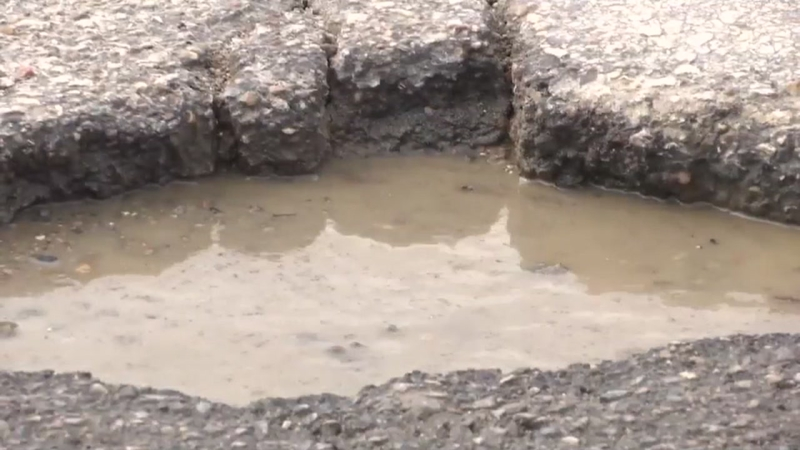
#> input picture potholes/101.jpg, 800 x 450 px; its folder holds only this picture in this run
$ jupyter execute --allow-errors entregaCV.ipynb
#> lines starting #> are read from the running program, lines starting #| are printed output that depends on the picture
# Importações Iniciais e criação de descritor para HOG

[cell 1]
import matplotlib.pyplot as plt
import numpy as np
from skimage import data, exposure

from sklearn.datasets import load_iris, load_digits
from sklearn.model_selection import train_test_split
from sklearn.metrics import accuracy_score
import cv2
#window, block, blockStride,cell, bins
#hog = cv2.HOGDescriptor((25, 25), (14, 14), (7, 7), (14, 14), 8)
hog = cv2.HOGDescriptor((32, 32), (8, 8), (4, 4), (8, 8), 8)
#a janela tem um tamanho diferente do artigo pois 25x25 não funciona com o método do opencv,
#já que não é multiplo dos outros tamanhos

#usei o mais proximo acima

# Pega dados de um arquivo de imagem e cria array numpy para guardar os resultados

[cell 2]
import glob
size = 200, 200
hasPothole = []

i = 0;

potholeFolderSize = len(glob.glob('potholes/*.jpg'))

firstFileName = ""
for filename in glob.glob('potholes/*.jpg'):
    firstFileName = filename
    break


im=cv2.imread(firstFileName)
#> im is the input picture: shape (450, 800, 3); mean B, G, R 143.8, 152.9, 165.6

im_r= cv2.cvtColor(im, cv2.COLOR_BGR2GRAY)
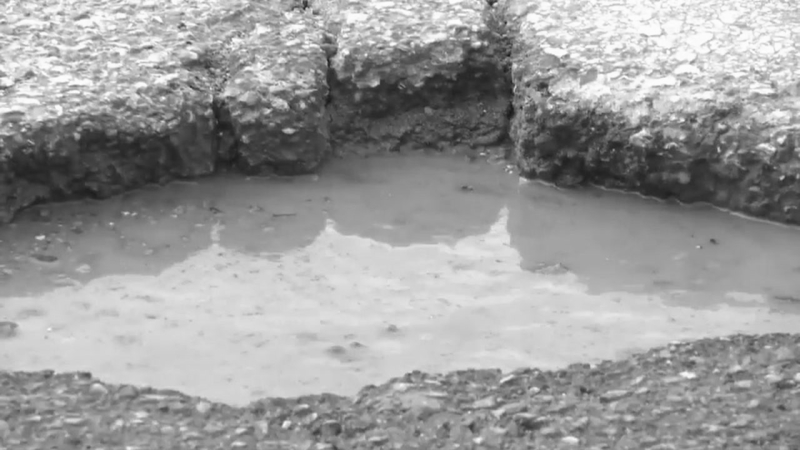
#> im_r: shape (450, 800); min 24, max 253, mean 155.7
image_resized = cv2.resize(im_r, (size))
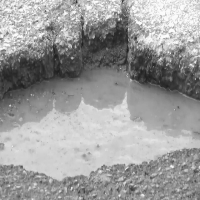
#> image_resized: shape (200, 200); min 30, max 252, mean 155.6
hogImage = hog.compute(image_resized).reshape(1, -1)


potHoleImageDimensions =hogImage.shape[1]
#> potHoleImageDimensions = 189728

potholeData = np.zeros((potholeFolderSize, potHoleImageDimensions))

# Calcula HOG para todas as imagens de buracos na pasta. Segue o seguinte processo: Lê imagem, converte para tons de cinza, redimensiona para 200x200 e por fim calcula HOG

[cell 3]
i = 0;
for filename in glob.glob('potholes/*.jpg'):


    im=cv2.imread(filename)
    #print(filename)
    im_r= cv2.cvtColor(im, cv2.COLOR_BGR2GRAY)


    image_resized = cv2.resize(im_r, (size))
    hasPothole.append(image_resized)
    potholeData[i] = (hog.compute(image_resized).reshape(1, -1))
    i= i + 1

# Mesmo processo acima mas para imagens sem buracos

[cell 4]
normalRoadsFolderSize = len(glob.glob('normal/*.jpg'))

for filename in glob.glob('normal/*.jpg'):
    firstFileName = filename
    break


im=cv2.imread(firstFileName)

im_r= cv2.cvtColor(im, cv2.COLOR_BGR2GRAY)
image_resized = cv2.resize(im_r, (size))
hogImage = hog.compute(image_resized).reshape(1, -1)


normalRoadsmageDimensions =hogImage.shape[1]
#> normalRoadsmageDimensions = 189728

normalRoadsData = np.zeros((normalRoadsFolderSize, normalRoadsmageDimensions))
#> normalRoadsData = empty array

[cell 5]
i = 0;
for filename in glob.glob('normal/*.jpg'):

    #print(filename)
    im=cv2.imread(filename)
   # im = np.asarray(im, dtype=np.uint8)

    im_r= cv2.cvtColor(im, cv2.COLOR_BGR2GRAY)


    image_resized = cv2.resize(im_r, (size))
    #hasPothole.append(image_resized)
    normalRoadsData[i] = (hog.compute(image_resized).reshape(1, -1))
    i= i + 1

# Cria dados para treinamento e efetua teste com GaussianNB. Faz Predição de imagem sem buraco (0), e imagem com buraco (1)

[cell 6]
from itertools import chain
X_train = np.array([hogData
                    for hogData in chain(potholeData,
                                    normalRoadsData)])
y_train = np.zeros(X_train.shape[0])
#> y_train = [0]
y_train[:potholeData.shape[0]] = 1

from sklearn.naive_bayes import GaussianNB
from sklearn.model_selection import cross_val_score

gnb = GaussianNB()
gnb.fit(X_train, y_train)

#sem buraco
im=cv2.imread("normal/115.jpg")
#> (the rest of this cell did not finish here and is left out)

$ run again, on potholes/119.jpg
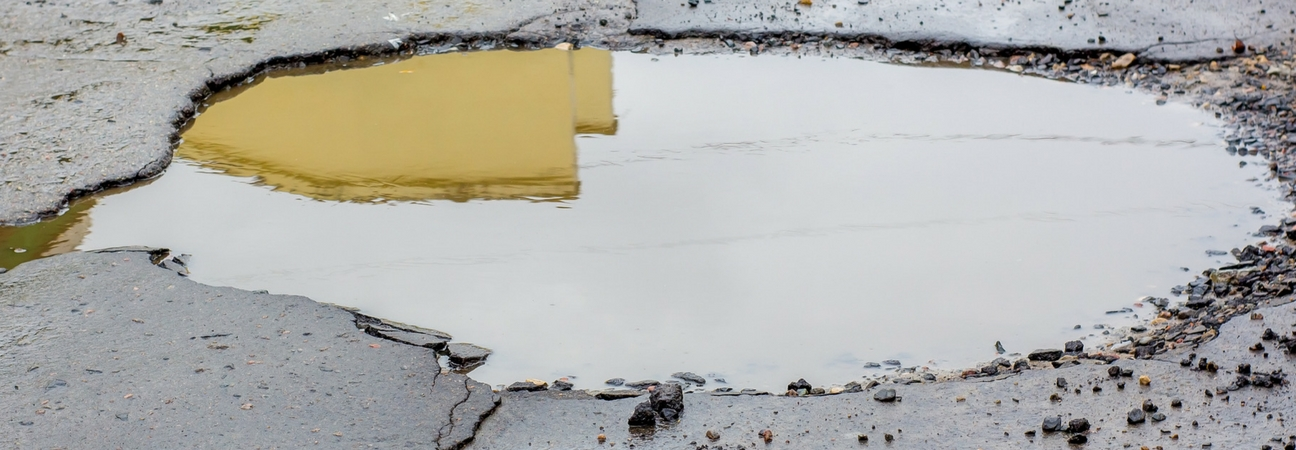
#> input picture potholes/119.jpg, 1296 x 450 px
#> im is the input picture: shape (450, 1296, 3); mean B, G, R 170, 174.5, 174.8
#> `im_r= cv2.cvtColor(im, cv2.COLOR_BGR2GRAY)`:
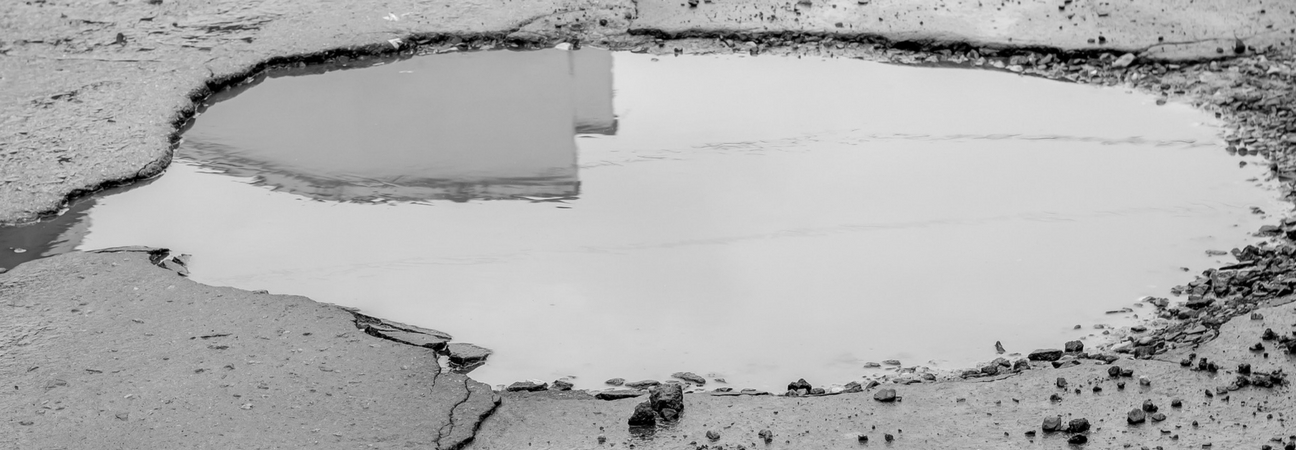
#> im_r: shape (450, 1296); min 0, max 250, mean 174.1
#> `image_resized = cv2.resize(im_r, (size))`:
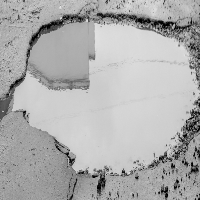
#> image_resized: shape (200, 200); min 0, max 231, mean 174

$ run again, on potholes/122.jpg
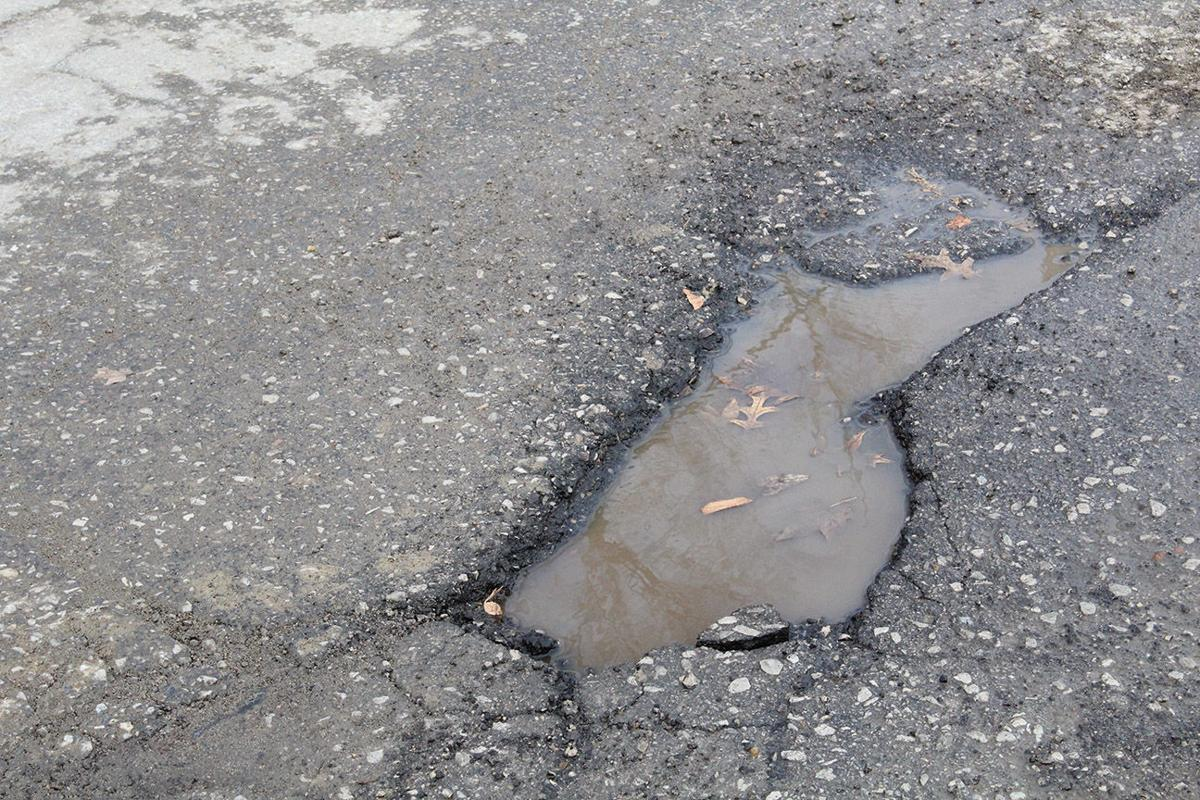
#> input picture potholes/122.jpg, 1200 x 800 px
#> im is the input picture: shape (800, 1200, 3); mean B, G, R 143.7, 142.4, 143.2
#> `image_resized = cv2.resize(im_r, (size))`:
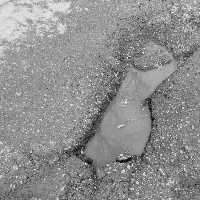
#> image_resized: shape (200, 200); min 4, max 249, mean 142.9

$ run again, on potholes/124.jpg
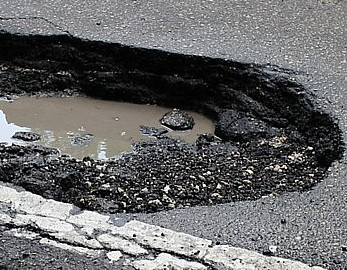
#> input picture potholes/124.jpg, 347 x 270 px
#> im is the input picture: shape (270, 347, 3); mean B, G, R 103.4, 102.9, 102.7
#> `image_resized = cv2.resize(im_r, (size))`:
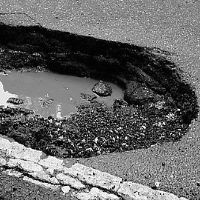
#> image_resized: shape (200, 200); min 0, max 255, mean 102.8

$ run again, on potholes/109.jpg
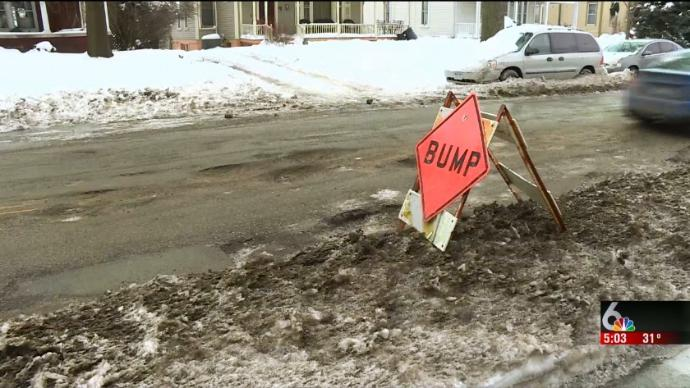
#> input picture potholes/109.jpg, 690 x 388 px
#> im is the input picture: shape (388, 690, 3); mean B, G, R 116.2, 131.7, 139
#> `im_r= cv2.cvtColor(im, cv2.COLOR_BGR2GRAY)`:
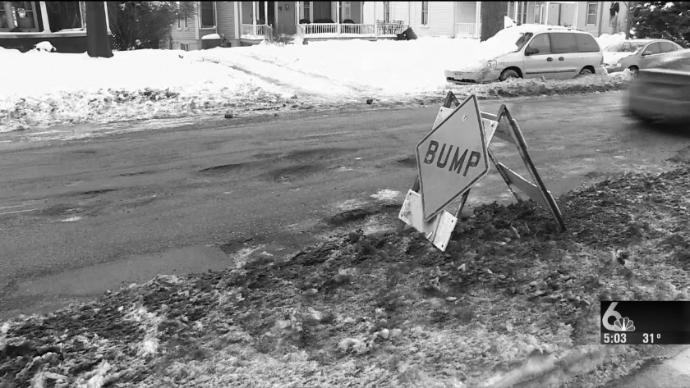
#> im_r: shape (388, 690); min 0, max 255, mean 132.1
#> `image_resized = cv2.resize(im_r, (size))`:
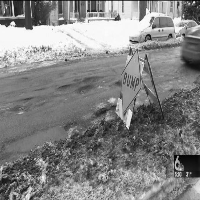
#> image_resized: shape (200, 200); min 1, max 254, mean 131.9
